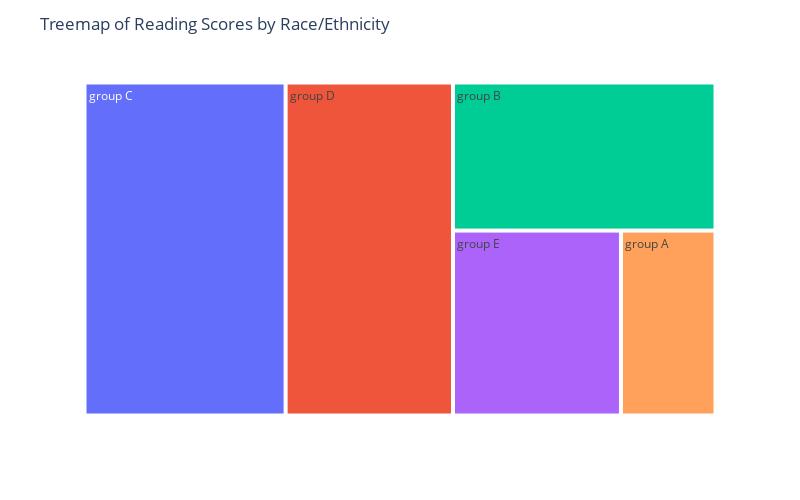

This figure's notebook cell:
### Markdown cell above
### Treemap

### Code cell
import plotly.express as px

fig = px.treemap(df_st, path=['race/ethnicity'], values='reading score', hover_data = ["race/ethnicity", "reading score"],
                width=800, height=500)

# Customize the treemap
fig.update_layout(title='Treemap of Reading Scores by Race/Ethnicity')

# Show the treemap
fig.show()

### Figure 1 — Plotly figure (JSON) as saved in the notebook; plotly's stock layout.template omitted (floating-point values rounded to 4 significant figures)
{"data": [{"branchvalues": "total", "customdata": [["group A", 5756], ["group B", 12797], ["group C", 22044], ["group D", 18348], ["group E", 10224]], "domain": {"x": [0, 1], "y": [0, 1]}, "hovertemplate": "labels=%{label}<br>reading score=%{customdata[1]}<br>parent=%{parent}<br>id=%{id}<br>race/ethnicity=%{customdata[0]}<extra></extra>", "ids": ["group A", "group B", "group C", "group D", "group E"], "labels": ["group A", "group B", "group C", "group D", "group E"], "name": "", "parents": ["", "", "", "", ""], "type": "treemap", "values": [5756, 12797, 22044, 18348, 10224]}], "layout": {"height": 500, "legend": {"tracegroupgap": 0}, "margin": {"t": 60}, "title": {"text": "Treemap of Reading Scores by Race/Ethnicity"}, "width": 800}}
